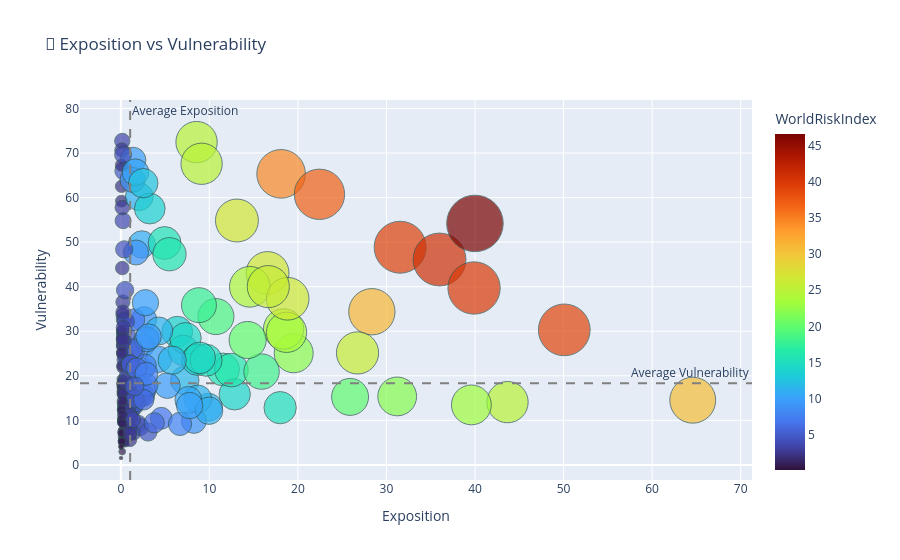

The cell this chart's notebook holds for it:
### Markdown cell above
## 3. Croisement : Exposition vs Vulnérabilité (Le Coeur du Risque)
Comment une forte exposition couplée à une très mauvaise situation socio-économique engendre-t-elle un désastre potentiel ?

### Code cell
# Graphique 6 : Nuage de points interactif (Exposition vs Vulnérabilité)
fig4 = px.scatter(
    df_latest, x='E', y='V', size='W', color='W', hover_name='WRI.Country',
    color_continuous_scale='Turbo', size_max=40,
    title='🎯 Exposition vs Vulnerability',
    labels={'E': 'Exposition', 'V': 'Vulnerability', 'W': 'WorldRiskIndex'}
)
fig4.add_vline(x=df_latest['E'].median(), line_dash="dash", line_color="gray", annotation_text="Average Exposition")
fig4.add_hline(y=df_latest['V'].median(), line_dash="dash", line_color="gray", annotation_text="Average Vulnerability")
fig4.update_traces(marker=dict(line=dict(width=1, color='DarkSlateGrey')))
fig4.show()

### Figure 1 — Plotly figure (JSON) as saved in the notebook; plotly's stock layout.template omitted (floating-point values rounded to 4 significant figures; data arrays with more than 128 entries replaced by an {"elided": "..."} marker saying what was removed)
{"data": [{"hovertemplate": "<b>%{hovertext}</b><br><br>Exposition=%{x}<br>Vulnerability=%{y}<br>WorldRiskIndex=%{marker.color}<extra></extra>", "hovertext": {"elided": "193 str values"}, "legendgroup": "", "marker": {"color": {"elided": "193 float values"}, "coloraxis": "coloraxis", "line": {"color": "DarkSlateGrey", "width": 1}, "size": {"elided": "193 float values"}, "sizemode": "area", "sizeref": 0.0291, "symbol": "circle"}, "mode": "markers", "name": "", "orientation": "v", "showlegend": false, "type": "scatter", "x": {"elided": "193 float values"}, "xaxis": "x", "y": {"elided": "193 float values"}, "yaxis": "y"}], "layout": {"annotations": [{"showarrow": false, "text": "Average Exposition", "x": 1.05, "xanchor": "left", "xref": "x", "y": 1, "yanchor": "top", "yref": "y domain"}, {"showarrow": false, "text": "Average Vulnerability", "x": 1, "xanchor": "right", "xref": "x domain", "y": 18.35, "yanchor": "bottom", "yref": "y"}], "coloraxis": {"colorbar": {"title": {"text": "WorldRiskIndex"}}, "colorscale": [[0, "#30123b"], [0.07143, "#4145ab"], [0.1429, "#4675ed"], [0.2143, "#39a2fc"], [0.2857, "#1bcfd4"], [0.3571, "#24eca6"], [0.4286, "#61fc6c"], [0.5, "#a4fc3b"], [0.5714, "#d1e834"], [0.6429, "#f3c63a"], [0.7143, "#fe9b2d"], [0.7857, "#f36315"], [0.8571, "#d93806"], [0.9286, "#b11901"], [1, "#7a0402"]]}, "legend": {"itemsizing": "constant", "tracegroupgap": 0}, "shapes": [{"line": {"color": "gray", "dash": "dash"}, "type": "line", "x0": 1.05, "x1": 1.05, "xref": "x", "y0": 0, "y1": 1, "yref": "y domain"}, {"line": {"color": "gray", "dash": "dash"}, "type": "line", "x0": 0, "x1": 1, "xref": "x domain", "y0": 18.35, "y1": 18.35, "yref": "y"}], "title": {"text": "🎯 Exposition vs Vulnerability"}, "xaxis": {"anchor": "y", "domain": [0, 1], "title": {"text": "Exposition"}}, "yaxis": {"anchor": "x", "domain": [0, 1], "title": {"text": "Vulnerability"}}}}
